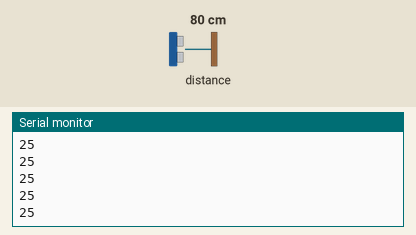
Recording of a sketch running on a simulated Arduino Uno, built with avr-gcc and run on an emulated ATmega328P. Parts: the last lines printed to the serial monitor. The test bench sets the inputs (shaded band); at power-on: distance to the obstacle 80 cm.

Above: at 1.2 s.
1.3 s: distance to the obstacle set to 2 cm
At 1.46 s:
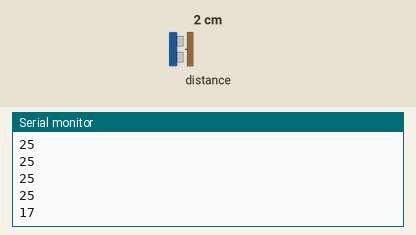
2.8 s: distance to the obstacle set to 35 cm
At 2.9 s:
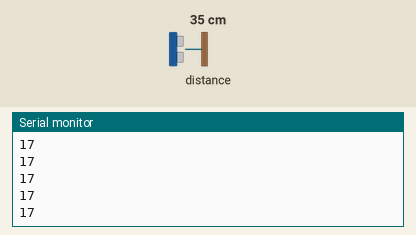
Timing chart, 0 to 5.8 s (numbered marks = the images above; inputs shaded):
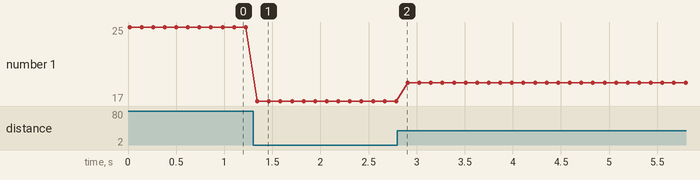

Measured:
- after the input at 1.3 s, the serial monitor: prints a new line at once (image 1)
- plotted number 1: 25 → 17 after the input at 1.3 s, 17 → 19 after the input at 2.8 s

The sketch:

Jeremy_Blum_Tutorials_8.5_IRLib.ino
```cpp
//Sharp IR Lib

/* where:
   ir: the pin where your sensor is attached.
    25: the number of readings the library will make before calculating an average distance.
    93: the difference between two consecutive measurements to be taken as valid (in %)
    model: is an int that determines your sensor:  1080 for GP2Y0A21Y, 20150 for GP2Y0A02
     */
#include <SharpIR.h>

int ir = 0;
SharpIR sharp(ir, 20150);

void setup(){
  Serial.begin(9600);
}

void loop(){
  int dist = sharp.distance();
  int pos = map(dist, 0, 1023, 15, 150);
  pos = constrain(pos, 0, 255);
  Serial.println(pos);
  delay(100);
}
```
